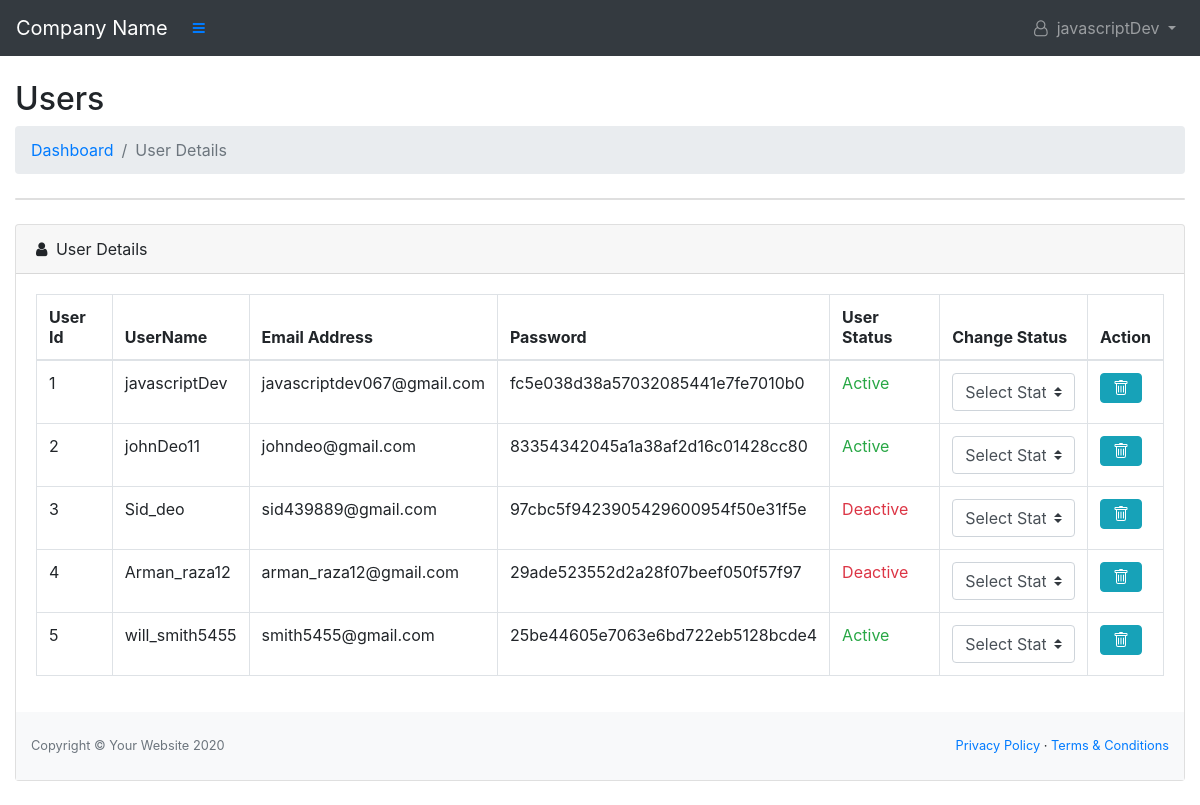
Page /welcome.php (signed in) on the committed database.
### tables this page shows
CREATE TABLE `tbl_users` (
  `user_id` int(11) NOT NULL,
  `username` varchar(255) NOT NULL,
  `email` varchar(255) NOT NULL,
  `password` varchar(255) NOT NULL,
  `confirm_password` varchar(255) NOT NULL,
  `token` varchar(255) NOT NULL,
  `status` int(11) NOT NULL
);

### users_table.php (the view, shortened to what this page needs)
<?php
include "cdn.php";
?>
<div id="layoutSidenav_content">
      <main>
                    <div class="container-fluid">
                        <h2 class="mt-4">Users</h2>
                        <ol class="breadcrumb mb-4">
                            <li class="breadcrumb-item"><a href="index.html">Dashboard</a></li>
                            <li class="breadcrumb-item active">User Details</li>
                        </ol>
                        <div class="card mb-4">
                        </div>
                        <div class="card mb-4">
                            <div class="card-header">
                                <i class="fa fa-user mr-1"></i>
                                User Details
                            </div>
                                <div class="card-body">
                                <div class="table-responsive">
                                  <table class="table table-bordered" width="100%" cellspacing="0">
                                        <thead>
                                            <tr>
                                                <th>User Id</th>
                                                <th>UserName</th>
                                                <th>Email Address</th>
                                                <th>Password</th>
                                                <th>User Status</th>
                                                <th>Change Status</th>
                                                <th>Action</th>
                                            </tr>
                                        </thead>
<?php
global $connection;
$query = "SELECT * FROM `tbl_users`";
$result = mysqli_query($connection, $query) or die(mysqli_error($connection));
while ($row = mysqli_fetch_array($result)) {
	?>
   <tr>
    <td><?php echo $row['user_id']; ?></td>
    <td><?php echo $row['username']; ?></td>
    <td><?php echo $row['email']; ?></td>
    <td><?php echo $row['password']; ?></td>
    <td><?php
if ($row['status'] == 1) {
		echo "<p class='text-success' id=str" . $row['user_id'] . ">Active</p>";
	} else {
		echo "<p class='text-danger' id=str" . $row['user_id'] . ">Deactive</p>";
	}
	?>
    </td>
    <td>
<select class="custom-select"   onchange="userStatus(this.value, <?php echo ($row['user_id']) ?>)">
    <option value="">Select Status</option>
</select>
      </td>
    <td><?php echo "<a href='delete.php?delete={$row['user_id']}'>
          <button type='submit' class='btn btn-info' id='remove'>
            <svg width='1em' height='1em' viewBox='0 0 16 16' class='bi bi-trash' fill='currentColor' xmlns='http://www.w3.org/2000/svg'>
              <path d='M5.5 5.5A.5.5 0 0 1 6 6v6a.5.5 0 0 1-1 0V6a.5.5 0 0 1 .5-.5zm2.5 0a.5.5 0 0 1 .5.5v6a.5.5 0 0 1-1 0V6a.5.5 0 0 1 .5-.5zm3 .5a.5.5 0 0 0-1 0v6a.5.5 0 0 0 1 0V6z'/>
              <path fill-rule='evenodd' d='M14.5 3a1 1 0 0 1-1 1H13v9a2 2 0 0 1-2 2H5a2 2 0 0 1-2-2V4h-.5a1 1 0 0 1-1-1V2a1 1 0 0 1 1-1H6a1 1 0 0 1 1-1h2a1 1 0 0 1 1 1h3.5a1 1 0 0 1 1 1v1zM4.118 4L4 4.059V13a1 1 0 0 0 1 1h6a1 1 0 0 0 1-1V4.059L11.882 4H4.118zM2.5 3V2h11v1h-11z'/>
            </svg>
          </button>
        </a>" ?></td>
  <?php
}
?>
</table>
</div>
</div>
     <footer class="py-4 bg-light mt-auto">
        <div class="container-fluid">
            <div class="d-flex align-items-center justify-content-between small">
                <div class="text-muted">Copyright &copy; Your Website 2020</div>
                <div>
                    <a href="#">Privacy Policy</a>
                    &middot;
                    <a href="#">Terms &amp; Conditions</a>
                </div>
            </div>
        </div>
    </footer>
     </div>
</div>
    </main>
</div>

### rows in the picture
tbl_users: user_id "1", username "javascriptDev", email "javascriptdev067@gmail.com", password "fc5e038d38a57032085441e7fe7010b0"
tbl_users: user_id "2", username "johnDeo11", email "johndeo@gmail.com", password "83354342045a1a38af2d16c01428cc80"
tbl_users: user_id "3", username "Sid_deo", email "sid439889@gmail.com", password "97cbc5f9423905429600954f50e31f5e"
tbl_users: user_id "4", username "Arman_raza12", email "arman_raza12@gmail.com", password "29ade523552d2a28f07beef050f57f97"
tbl_users: user_id "5", username "will_smith5455", email "smith5455@gmail.com", password "25be44605e7063e6bd722eb5128bcde4"

### other values in the picture
$_SESSION['userName'] "javascriptDev"
